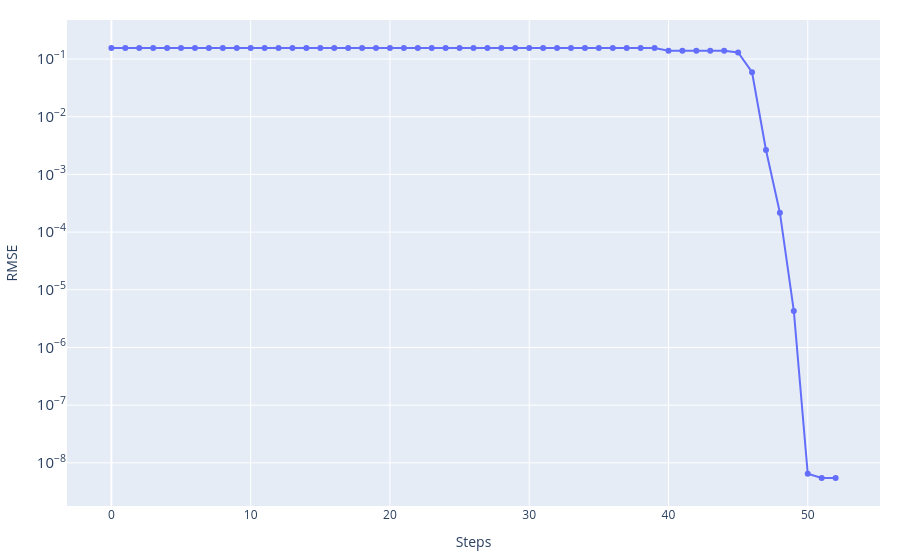
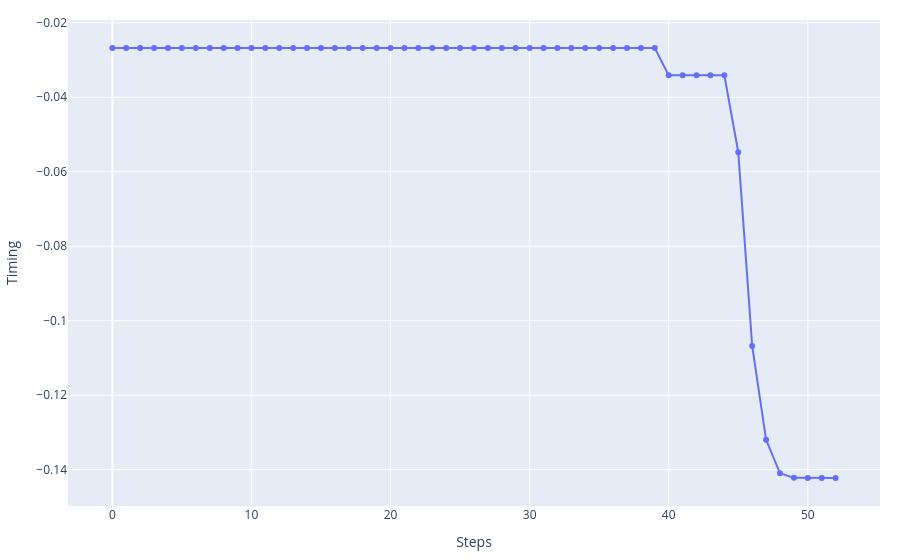
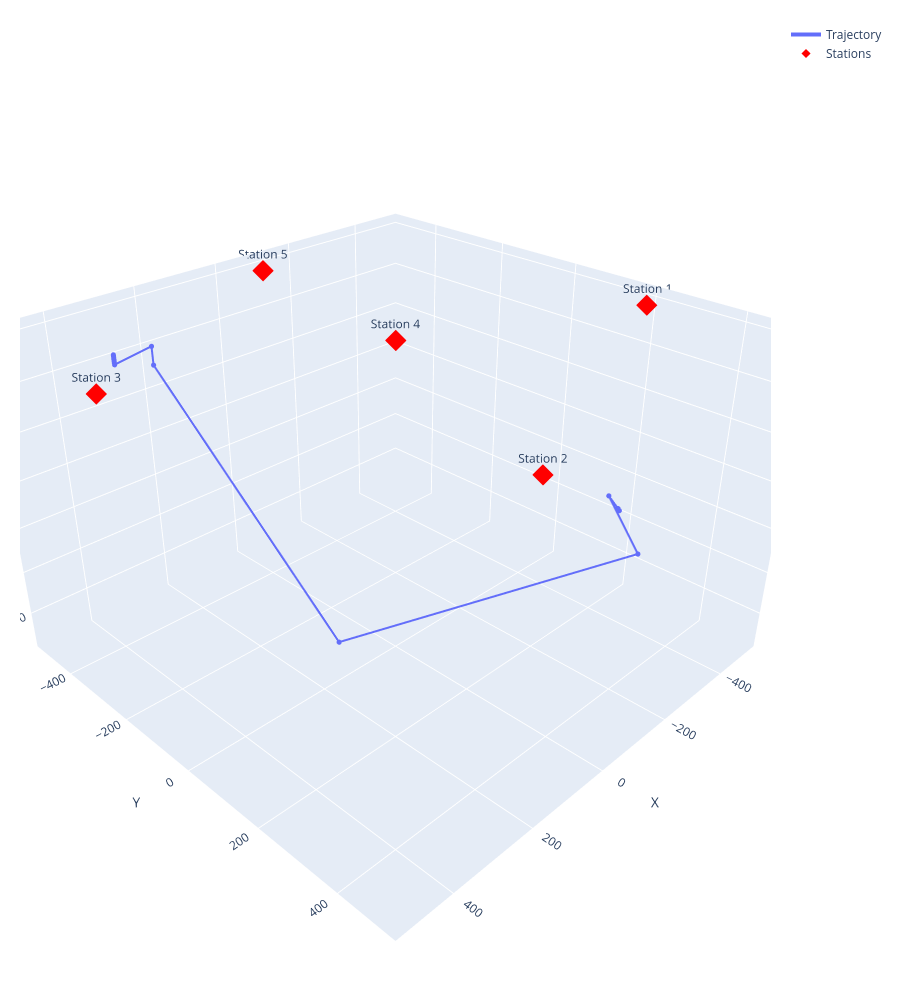

The code cell stored with these charts, in order, in its notebook:
### Code cell
event_best_LM, history_LM, cost_story_LM, misfit_fin_LM = Levenberg_Marquardt.Levenberg_Marquardt(
    stations=stations_norm,
    event_test=np.copy(event_ini),
    n_iteration=1_000,
    vp=vp)

print('Best fitt with:')
print(f'\t- RMSE = {misfit_fin_LM}')
print(f'\t- Event = {event_best_LM}')

Results['Levenberg-Marquardt'] = {'X':event_best_LM['X'],
                                  'Y':event_best_LM['Y'],
                                  'Z':event_best_LM['Z'],
                                  't':event_best_LM['t'],
                                  'RMSE':misfit_fin_LM}

_ = graphics.history_2d(cost_story_LM, 'RMSE', log_y=True, filename=None)
_ = graphics.history_2d(history_LM[:, 3], 'Timing', filename=None)
_ = graphics.history_3d(history_LM[:, :3], stations_norm, filename=None)

### Figure 1 — Plotly figure (JSON) as saved in the notebook; plotly's stock layout.template omitted (floating-point values rounded to 4 significant figures)
{"data": [{"mode": "lines+markers", "name": "RMSE", "type": "scatter", "x": [0, 1, 2, 3, 4, 5, 6, 7, 8, 9, 10, 11, 12, 13, 14, 15, 16, 17, 18, 19, 20, 21, 22, 23, 24, 25, 26, 27, 28, 29, 30, 31, 32, 33, 34, 35, 36, 37, 38, 39, 40, 41, 42, 43, 44, 45, 46, 47, 48, 49, 50, 51, 52], "y": [0.155, 0.155, 0.155, 0.155, 0.155, 0.155, 0.155, 0.155, 0.155, 0.155, 0.155, 0.155, 0.155, 0.155, 0.155, 0.155, 0.155, 0.155, 0.155, 0.155, 0.155, 0.155, 0.155, 0.155, 0.155, 0.1551, 0.1551, 0.1551, 0.1551, 0.1551, 0.1551, 0.1551, 0.1551, 0.1551, 0.1551, 0.1551, 0.1551, 0.1551, 0.1551, 0.1551, 0.1395, 0.1395, 0.1395, 0.1395, 0.1395, 0.1301, 0.05899, 0.002649, 0.0002168, 4.292e-06, 6.456e-09, 5.471e-09, 5.471e-09]}], "layout": {"hovermode": "x unified", "margin": {"b": 20, "l": 20, "r": 20, "t": 20}, "title": {}, "xaxis": {"showgrid": true, "title": {"text": "Steps"}}, "yaxis": {"exponentformat": "power", "showgrid": true, "title": {"text": "RMSE"}, "type": "log"}}}

### Figure 2 — Plotly figure (JSON) as saved in the notebook; plotly's stock layout.template omitted (floating-point values rounded to 4 significant figures)
{"data": [{"mode": "lines+markers", "name": "Timing", "type": "scatter", "x": [0, 1, 2, 3, 4, 5, 6, 7, 8, 9, 10, 11, 12, 13, 14, 15, 16, 17, 18, 19, 20, 21, 22, 23, 24, 25, 26, 27, 28, 29, 30, 31, 32, 33, 34, 35, 36, 37, 38, 39, 40, 41, 42, 43, 44, 45, 46, 47, 48, 49, 50, 51, 52], "y": [-0.02678, -0.02678, -0.02678, -0.02678, -0.02678, -0.02678, -0.02678, -0.02678, -0.02678, -0.02678, -0.02678, -0.02678, -0.02678, -0.02678, -0.02678, -0.02678, -0.02678, -0.02678, -0.02678, -0.02678, -0.02678, -0.02678, -0.02678, -0.02678, -0.02678, -0.02678, -0.02678, -0.02678, -0.02678, -0.02678, -0.02678, -0.02678, -0.02678, -0.02678, -0.02678, -0.02678, -0.02678, -0.02678, -0.02678, -0.02678, -0.03411, -0.03411, -0.03411, -0.03411, -0.03411, -0.05479, -0.1068, -0.132, -0.141, -0.1422, -0.1422, -0.1422, -0.1422]}], "layout": {"hovermode": "x unified", "margin": {"b": 20, "l": 20, "r": 20, "t": 20}, "title": {}, "xaxis": {"showgrid": true, "title": {"text": "Steps"}}, "yaxis": {"exponentformat": "power", "showgrid": true, "title": {"text": "Timing"}, "type": "linear"}}}

### Figure 3 — Plotly figure (JSON) as saved in the notebook; plotly's stock layout.template omitted (floating-point values rounded to 4 significant figures)
{"data": [{"customdata": ["0", "1", "2", "3", "4", "5", "6", "7", "8", "9", "10", "11", "12", "13", "14", "15", "16", "17", "18", "19", "20", "21", "22", "23", "24", "25", "26", "27", "28", "29", "30", "31", "32", "33", "34", "35", "36", "37", "38", "39", "40", "41", "42", "43", "44", "45", "46", "47", "48", "49", "50", "51", "52"], "hovertemplate": "<b>Step %{customdata}</b><br>X: %{x:.2f}<br>Y: %{y:.2f}<br>Z: %{z:.2f}<extra></extra>", "line": {"width": 4}, "marker": {"size": 3}, "mode": "lines+markers", "name": "Trajectory", "type": "scatter3d", "x": [373.1, 373.1, 373.1, 373.1, 373.1, 373.1, 373.1, 373.1, 373.1, 373.1, 373.1, 373.1, 373.1, 373.1, 373.1, 373.1, 373.1, 373.1, 373.1, 373.1, 373.1, 373.1, 373.1, 373.1, 373.1, 373.1, 373.1, 373.1, 373.1, 373.1, 373.1, 373.1, 373.1, 373.1, 373.1, 373.1, 373.1, 373.1, 373.1, 373.1, 318.9, 318.9, 318.9, 318.9, 318.9, 92.67, -365.1, -296.9, -314.4, -316.9, -317.0, -317.0, -317.0], "y": [-346.3, -346.3, -346.3, -346.3, -346.3, -346.3, -346.3, -346.3, -346.3, -346.3, -346.3, -346.3, -346.3, -346.3, -346.3, -346.3, -346.3, -346.3, -346.3, -346.3, -346.3, -346.3, -346.3, -346.3, -346.3, -346.3, -346.3, -346.3, -346.3, -346.3, -346.3, -346.3, -346.3, -346.3, -346.3, -346.3, -346.3, -346.3, -346.3, -346.3, -303.3, -303.3, -303.3, -303.3, -303.3, -73.25, 329.7, 291.0, 303.7, 305.6, 305.6, 305.6, 305.6], "z": [-20.35, -20.35, -20.35, -20.35, -20.35, -22.39, -22.39, -22.39, -22.39, -22.39, -24.63, -24.63, -24.63, -24.63, -24.63, -27.09, -27.09, -27.09, -27.09, -27.09, -29.8, -29.8, -29.8, -29.8, -29.8, -32.78, -32.78, -32.78, -32.78, -32.78, -36.06, -36.06, -36.06, -36.06, -36.06, -39.66, -39.66, -39.66, -39.66, -39.66, -7.104, -43.63, -43.63, -43.63, -43.63, -663.5, -471.7, -324.8, -355.3, -360.2, -360.3, -360.3, -360.3]}, {"hovertemplate": "<b>%{text}</b><br>X: %{x:.2f}<br>Y: %{y:.2f}<br>Z: %{z:.2f}<extra></extra>", "marker": {"color": "red", "size": 7, "symbol": "diamond"}, "mode": "markers+text", "name": "Stations", "text": ["Station 1", "Station 2", "Station 3", "Station 4", "Station 5"], "textposition": "top center", "type": "scatter3d", "x": [-500.0, 200.0, 500.0, 0.0, -100.0], "y": [200.0, 500.0, -200.0, 0.0, -500.0], "z": [-10.0, -10.0, -10.0, 0.0, -10.0]}], "layout": {"height": 1000, "margin": {"b": 20, "l": 20, "r": 20, "t": 20}, "scene": {"aspectmode": "data", "camera": {"eye": {"x": 1.5, "y": 1.5, "z": 1.2}}, "xaxis": {"showgrid": true, "title": {"text": "X"}}, "yaxis": {"showgrid": true, "title": {"text": "Y"}}, "zaxis": {"showgrid": true, "title": {"text": "Z"}}}, "title": {}}}
